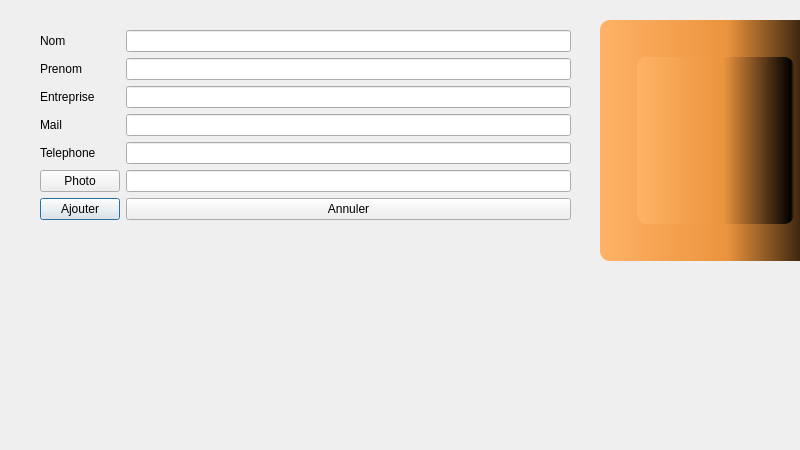
<?xml version="1.0" encoding="UTF-8"?>
<ui version="4.0">
 <class>Dialog_Ajout</class>
 <widget class="QDialog" name="Dialog_Ajout">
  <property name="geometry">
   <rect>
    <x>0</x>
    <y>0</y>
    <width>800</width>
    <height>450</height>
   </rect>
  </property>
  <property name="minimumSize">
   <size>
    <width>800</width>
    <height>450</height>
   </size>
  </property>
  <property name="maximumSize">
   <size>
    <width>800</width>
    <height>450</height>
   </size>
  </property>
  <property name="windowTitle">
   <string>Dialog</string>
  </property>
  <widget class="QWidget" name="formLayoutWidget">
   <property name="geometry">
    <rect>
     <x>40</x>
     <y>30</y>
     <width>531</width>
     <height>231</height>
    </rect>
   </property>
   <layout class="QFormLayout" name="formLayout">
    <item row="0" column="0">
     <widget class="QLabel" name="nomLabel">
      <property name="text">
       <string>Nom</string>
      </property>
     </widget>
    </item>
    <item row="0" column="1">
     <widget class="QLineEdit" name="nom"/>
    </item>
    <item row="1" column="0">
     <widget class="QLabel" name="prenomLabel">
      <property name="text">
       <string>Prenom</string>
      </property>
     </widget>
    </item>
    <item row="1" column="1">
     <widget class="QLineEdit" name="prenom"/>
    </item>
    <item row="2" column="0">
     <widget class="QLabel" name="entrepriseLabel">
      <property name="text">
       <string>Entreprise</string>
      </property>
     </widget>
    </item>
    <item row="2" column="1">
     <widget class="QLineEdit" name="entreprise"/>
    </item>
    <item row="3" column="0">
     <widget class="QLabel" name="mailLabel">
      <property name="text">
       <string>Mail</string>
      </property>
     </widget>
    </item>
    <item row="3" column="1">
     <widget class="QLineEdit" name="mail"/>
    </item>
    <item row="4" column="0">
     <widget class="QLabel" name="telephoneLabel">
      <property name="text">
       <string>Telephone</string>
      </property>
     </widget>
    </item>
    <item row="4" column="1">
     <widget class="QLineEdit" name="telephone"/>
    </item>
    <item row="5" column="1">
     <widget class="QLineEdit" name="photo"/>
    </item>
    <item row="6" column="0">
     <widget class="QPushButton" name="ajout">
      <property name="text">
       <string>Ajouter</string>
      </property>
     </widget>
    </item>
    <item row="6" column="1">
     <widget class="QPushButton" name="annuler">
      <property name="text">
       <string>Annuler</string>
      </property>
     </widget>
    </item>
    <item row="5" column="0">
     <widget class="QPushButton" name="pushButton">
      <property name="text">
       <string>Photo</string>
      </property>
     </widget>
    </item>
   </layout>
  </widget>
  <widget class="QWidget" name="widget" native="true">
   <property name="enabled">
    <bool>false</bool>
   </property>
   <property name="geometry">
    <rect>
     <x>600</x>
     <y>20</y>
     <width>231</width>
     <height>241</height>
    </rect>
   </property>
   <property name="sizePolicy">
    <sizepolicy hsizetype="Preferred" vsizetype="Preferred">
     <horstretch>1</horstretch>
     <verstretch>0</verstretch>
    </sizepolicy>
   </property>
   <property name="styleSheet">
    <string notr="true">background-color: qlineargradient(spread:pad, x1:0, y1:0, x2:1, y2:0, stop:0 rgba(255, 178, 102, 255), stop:0.55 rgba(235, 148, 61, 255), stop:0.98 rgba(0, 0, 0, 255), stop:1 rgba(0, 0, 0, 0));
border-radius: 10;</string>
   </property>
   <layout class="QVBoxLayout" name="verticalLayout_4">
    <item>
     <widget class="QLabel" name="label_photo_2">
      <property name="enabled">
       <bool>false</bool>
      </property>
      <property name="sizePolicy">
       <sizepolicy hsizetype="Preferred" vsizetype="Preferred">
        <horstretch>0</horstretch>
        <verstretch>0</verstretch>
       </sizepolicy>
      </property>
      <property name="maximumSize">
       <size>
        <width>256</width>
        <height>256</height>
       </size>
      </property>
      <property name="styleSheet">
       <string notr="true">margin: auto;</string>
      </property>
      <property name="frameShape">
       <enum>QFrame::StyledPanel</enum>
      </property>
      <property name="lineWidth">
       <number>1</number>
      </property>
      <property name="text">
       <string/>
      </property>
      <property name="pixmap">
       <pixmap>../../../CDAA/build-CRM-Desktop_Qt_6_1_3_MinGW_64_bit-Debug/avatar.jpg</pixmap>
      </property>
      <property name="scaledContents">
       <bool>true</bool>
      </property>
      <property name="alignment">
       <set>Qt::AlignCenter</set>
      </property>
     </widget>
    </item>
   </layout>
  </widget>
 </widget>
 <resources/>
 <connections/>
</ui>
